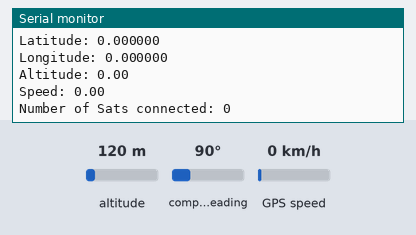
This sketch was run on a simulated Arduino Mega 2560, built with avr-gcc and run on an emulated ATmega2560. On the bench: the last lines printed to the serial monitor. The inputs (shaded band) are chosen by the test bench; at power-on: altitude 120 m, GPS speed 0 km/h, compass heading 90°. The GPS gets a fix after 3 s at 37.7749, -122.4194 with 8 satellites.

Above: at 1.2 s.
1.3 s: altitude set to 20 m
2.8 s: GPS speed set to 2 km/h
At 4.2 s:
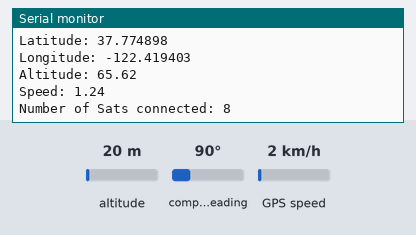
4.3 s: altitude set to 250 m
At 6.9 s:
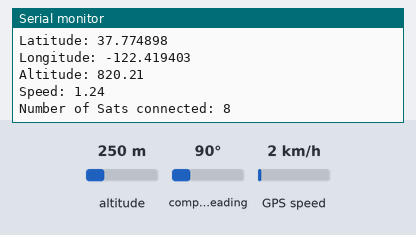
Timing chart, 0 to 8.4 s (numbered marks = the images above; inputs shaded):
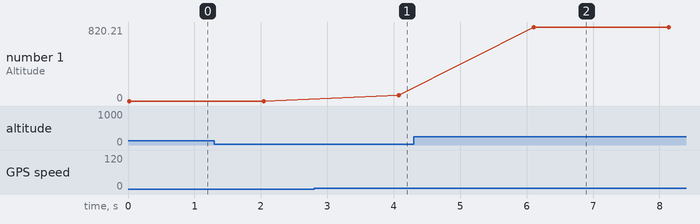

Measured:
- after the input at 2.8 s, the serial monitor: prints a new line after 1.3 s (image 1)
- after the input at 4.3 s, the serial monitor: prints a new line after 1.8 s (image 2)
- plotted number 1: 65.62 → 820.21 after the input at 4.3 s

The sketch:

gps_test.ino
```cpp
//Connect with pin 14 and 15

#include <TinyGPS++.h>

TinyGPSPlus gps; // create gps object

void setup(){
Serial.begin(57600); // connect serial
Serial.println("The GPS Received Signal:");
Serial3.begin(9600); // connect gps sensor

}

void loop(){
    while(Serial3.available()){ // check for gps data
    if(gps.encode(Serial3.read()))// encode gps data
    {

    //Latitude
    Serial.print("Latitude: ");
    Serial.println(gps.location.lat(),6);

    //Longitude
    Serial.print("Longitude: ");
    Serial.println(gps.location.lng(),6);

    //Altitude
    Serial.print("Altitude: ");
    Serial.println(gps.altitude.feet());

    //Speed
    Serial.print("Speed: ");
    Serial.println(gps.speed.mph());

    // Number of satellites connected
    Serial.print("Number of Sats connected: ");
    Serial.println(gps.satellites.value());

    delay(2000);

   }
  }
}
```
